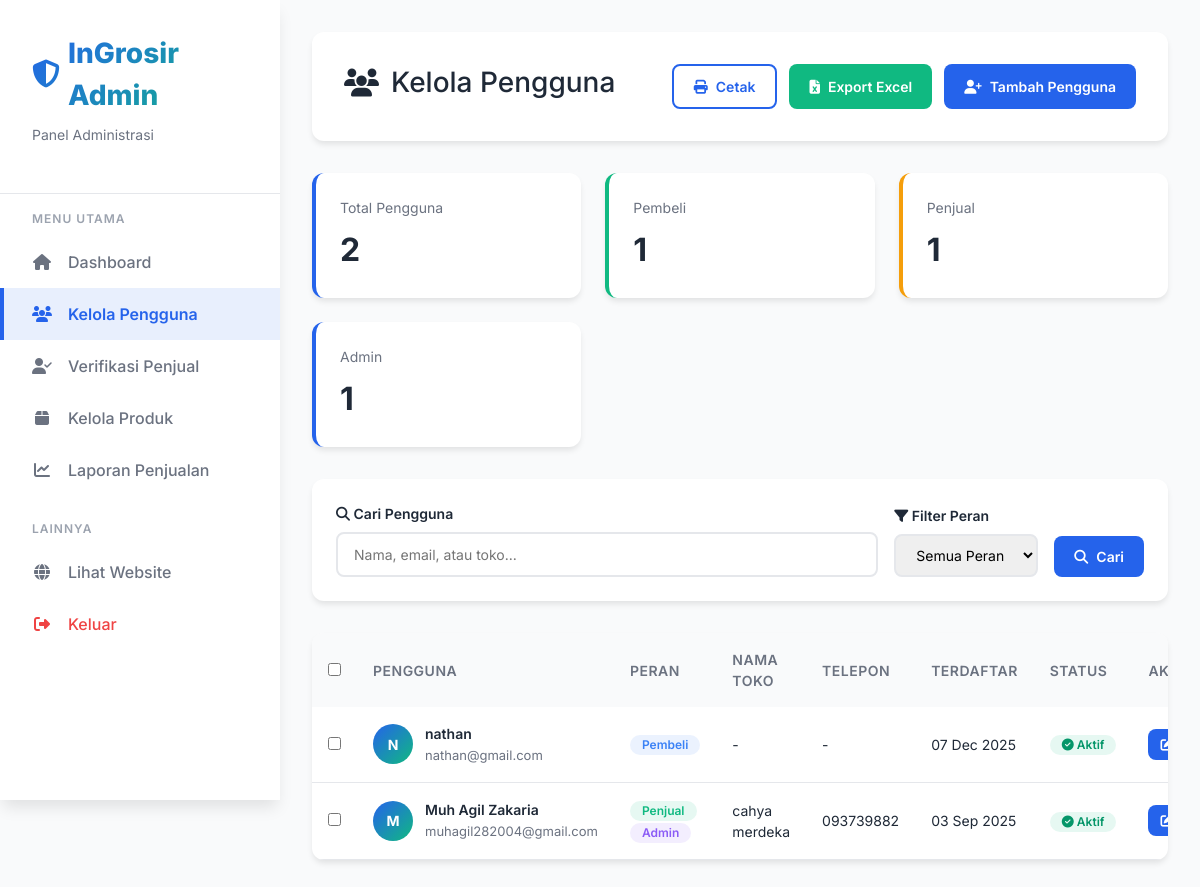
The page /admin_users.php (signed in) on the database its author committed.
### tables this page shows
CREATE TABLE `users` (
  `user_id` int(11) NOT NULL,
  `nama_lengkap` varchar(255) NOT NULL,
  `email` varchar(255) NOT NULL,
  `password` varchar(255) NOT NULL,
  `nama_grosir` varchar(255) DEFAULT NULL,
  `alamat_grosir` text DEFAULT NULL,
  `gambar_toko` varchar(255) DEFAULT NULL,
  `nomor_telepon` varchar(15) DEFAULT NULL,
  `tanggal_registrasi` datetime NOT NULL,
  `peran` varchar(20) NOT NULL DEFAULT 'penjual',
  `status_verifikasi` enum('pending','approved','rejected') DEFAULT 'approved',
  `tanggal_verifikasi` datetime DEFAULT NULL,
  `verified_by` int(11) DEFAULT NULL,
  `catatan_verifikasi` text DEFAULT NULL,
  `is_admin` tinyint(1) NOT NULL
);

### admin_users.php (the view, shortened to what this page needs)
<?php
$koneksi = connectDB();
$limit = 10;
$page = isset($_GET['page']) ? (int)$_GET['page'] : 1;
$start = ($page - 1) * $limit;
$search = isset($_GET['search']) ? mysqli_real_escape_string($koneksi, $_GET['search']) : '';
$where = "WHERE 1=1";
$count_query = "SELECT COUNT(*) as total FROM users $where";
$count_result = mysqli_query($koneksi, $count_query);
$total_records = mysqli_fetch_assoc($count_result)['total'];
$users_query = "SELECT * FROM users $where ORDER BY tanggal_registrasi DESC LIMIT $start, $limit";
$users_result = mysqli_query($koneksi, $users_query);
$stats_pembeli = mysqli_fetch_assoc(mysqli_query($koneksi, "SELECT COUNT(*) as total FROM users WHERE peran = 'pembeli'"))['total'];
$stats_penjual = mysqli_fetch_assoc(mysqli_query($koneksi, "SELECT COUNT(*) as total FROM users WHERE peran = 'penjual'"))['total'];
$stats_admin = mysqli_fetch_assoc(mysqli_query($koneksi, "SELECT COUNT(*) as total FROM users WHERE is_admin = 1"))['total'];
?>
<!DOCTYPE html>
<html lang="id">
<head>
    <link href="https://cdn.jsdelivr.net/npm/bootstrap@5.3.2/dist/css/bootstrap.min.css" rel="stylesheet">
    <link rel="stylesheet" href="https://cdnjs.cloudflare.com/ajax/libs/font-awesome/6.4.0/css/all.min.css">
</head>
<body>
    <div class="admin-wrapper">
        <aside class="sidebar" id="sidebar">
            <div class="sidebar-header">
                <div class="sidebar-logo">
                    <i class="fas fa-shield-halved"></i>
                    InGrosir Admin
                </div>
                <p class="sidebar-subtitle">Panel Administrasi</p>
            </div>
            <nav class="sidebar-menu">
                <div class="menu-section">
                    <div class="menu-section-title">Menu Utama</div>
                    <a href="admin_dashboard.php" class="menu-item">
                        <i class="fas fa-home"></i>
                        <span>Dashboard</span>
                    </a>
                    <a href="admin_users.php" class="menu-item active">
                        <i class="fas fa-users"></i>
                        <span>Kelola Pengguna</span>
                    </a>
                    <a href="admin_verify_sellers.php" class="menu-item">
                        <i class="fas fa-user-check"></i>
                        <span>Verifikasi Penjual</span>
                    </a>
                    <a href="admin_produk.php" class="menu-item">
                        <i class="fas fa-box"></i>
                        <span>Kelola Produk</span>
                    </a>
                    <a href="admin_top_produk.php" class="menu-item">
                        <i class="fas fa-chart-line"></i>
                        <span>Laporan Penjualan</span>
                    </a>
                </div>
                <div class="menu-section">
                    <div class="menu-section-title">Lainnya</div>
                    <a href="index.php" class="menu-item">
                        <i class="fas fa-globe"></i>
                        <span>Lihat Website</span>
                    </a>
                    <a href="admin_logout.php" class="menu-item" style="color: var(--danger);">
                        <i class="fas fa-sign-out-alt"></i>
                        <span>Keluar</span>
                    </a>
                </div>
            </nav>
        </aside>
        <main class="main-content">
            <div class="page-header">
                <div class="page-title">
                    <h1>
                        <i class="fas fa-users"></i>
                        Kelola Pengguna
                    </h1>
                    <div class="page-actions">
                        <button class="btn btn-outline" onclick="window.print()">
                            <i class="fas fa-print"></i>
                            Cetak
                        </button>
                        <button class="btn btn-success" onclick="exportToExcel()">
                            <i class="fas fa-file-excel"></i>
                            Export Excel
                        </button>
                        <a href="admin_add_user.php" class="btn btn-primary">
                            <i class="fas fa-user-plus"></i>
                            Tambah Pengguna
                        </a>
                    </div>
                </div>
            </div>
            <div class="stats-row">
                <div class="stat-card primary">
                    <div class="stat-label">Total Pengguna</div>
                    <div class="stat-value"><?php echo $total_records; ?></div>
                </div>
                <div class="stat-card success">
                    <div class="stat-label">Pembeli</div>
                    <div class="stat-value"><?php echo $stats_pembeli; ?></div>
                </div>
                <div class="stat-card warning">
                    <div class="stat-label">Penjual</div>
                    <div class="stat-value"><?php echo $stats_penjual; ?></div>
                </div>
                <div class="stat-card primary">
                    <div class="stat-label">Admin</div>
                    <div class="stat-value"><?php echo $stats_admin; ?></div>
                </div>
            </div>
            <div class="filters-bar">
                <form method="GET" action="">
                    <div class="filters-grid">
                        <div class="form-group">
                            <label>
                                <i class="fas fa-search"></i>
                                Cari Pengguna
                            </label>
                            <input type="text" name="search" placeholder="Nama, email, atau toko..." value="<?php echo htmlspecialchars($search); ?>">
                        </div>
                        <div class="form-group">
                            <label>
                                <i class="fas fa-filter"></i>
                                Filter Peran
                            </label>
                            <select name="peran">
                                <option value="">Semua Peran</option>
                            </select>
                        </div>
                        <button type="submit" class="btn btn-primary" style="margin-top: 1.5rem;">
                            <i class="fas fa-search"></i>
                            Cari
                        </button>
                    </div>
                </form>
            </div>
            <div class="table-container">
                <div class="table-wrapper">
                    <table>
                        <thead>
                            <tr>
                                <th>
                                    <input type="checkbox" id="selectAll" onclick="toggleSelectAll(this)">
                                </th>
                                <th>Pengguna</th>
                                <th>Peran</th>
                                <th>Nama Toko</th>
                                <th>Telepon</th>
                                <th>Terdaftar</th>
                                <th>Status</th>
                                <th>Aksi</th>
                            </tr>
                        </thead>
                        <tbody>
                            <?php
                            if (mysqli_num_rows($users_result) > 0) {
                                while ($user = mysqli_fetch_assoc($users_result)) {
                            ?>
                            <tr>
                                <td>
                                    <input type="checkbox" class="user-checkbox" value="<?php echo $user['user_id']; ?>">
                                </td>
                                <td>
                                    <div class="user-info">
                                        <div class="user-avatar">
                                            <?php echo strtoupper(substr($user['nama_lengkap'], 0, 1)); ?>
                                        </div>
                                        <div class="user-details">
                                            <div class="user-name"><?php echo htmlspecialchars($user['nama_lengkap']); ?></div>
                                            <div class="user-email"><?php echo htmlspecialchars($user['email']); ?></div>
                                        </div>
                                    </div>
                                </td>
                                <td>
                                    <span class="badge <?php echo $user['peran']; ?>">
                                        <?php echo ucfirst($user['peran']); ?>
                                    </span>
                                    <?php if ($user['is_admin'] == 1) { ?>
                                        <span class="badge admin">Admin</span>
                                    <?php } ?>
                                </td>
                                <td><?php echo $user['nama_grosir'] ? htmlspecialchars($user['nama_grosir']) : '-'; ?></td>
                                <td><?php echo $user['nomor_telepon'] ? htmlspecialchars($user['nomor_telepon']) : '-'; ?></td>
                                <td><?php echo date('d M Y', strtotime($user['tanggal_registrasi'])); ?></td>
                                <td>
                                    <span class="badge" style="background: rgba(16, 185, 129, 0.1); color: #059669;">
                                        <i class="fas fa-check-circle"></i> Aktif
                                    </span>
                                </td>
                                <td>
                                    <div class="action-buttons">
                                        <a href="admin_edit_user.php?id=<?php echo $user['user_id']; ?>" class="btn btn-primary btn-sm">
                                            <i class="fas fa-edit"></i>
                                        </a>
                                    </div>
                                </td>
                            </tr>
                            <?php
                                }
                            } ?>
                        </tbody>
                    </table>
                </div>
            </div>
        </main>
    </div>
</body>
</html>

### rows shown on the page
users: nama_lengkap "N", nama_lengkap "nathan", email "nathan@gmail.com", peran "Pembeli", tanggal_registrasi "07 Dec 2025"
users: nama_lengkap "M", nama_lengkap "Muh Agil Zakaria", email "muhagil282004@gmail.com", peran "Penjual", is_admin "Admin", nama_grosir "cahya merdeka", nomor_telepon "093739882", tanggal_registrasi "03 Sep 2025"

### other values the page prints
$total_records "2"
$stats_pembeli "1"
$stats_penjual "1"
$stats_admin "1"
